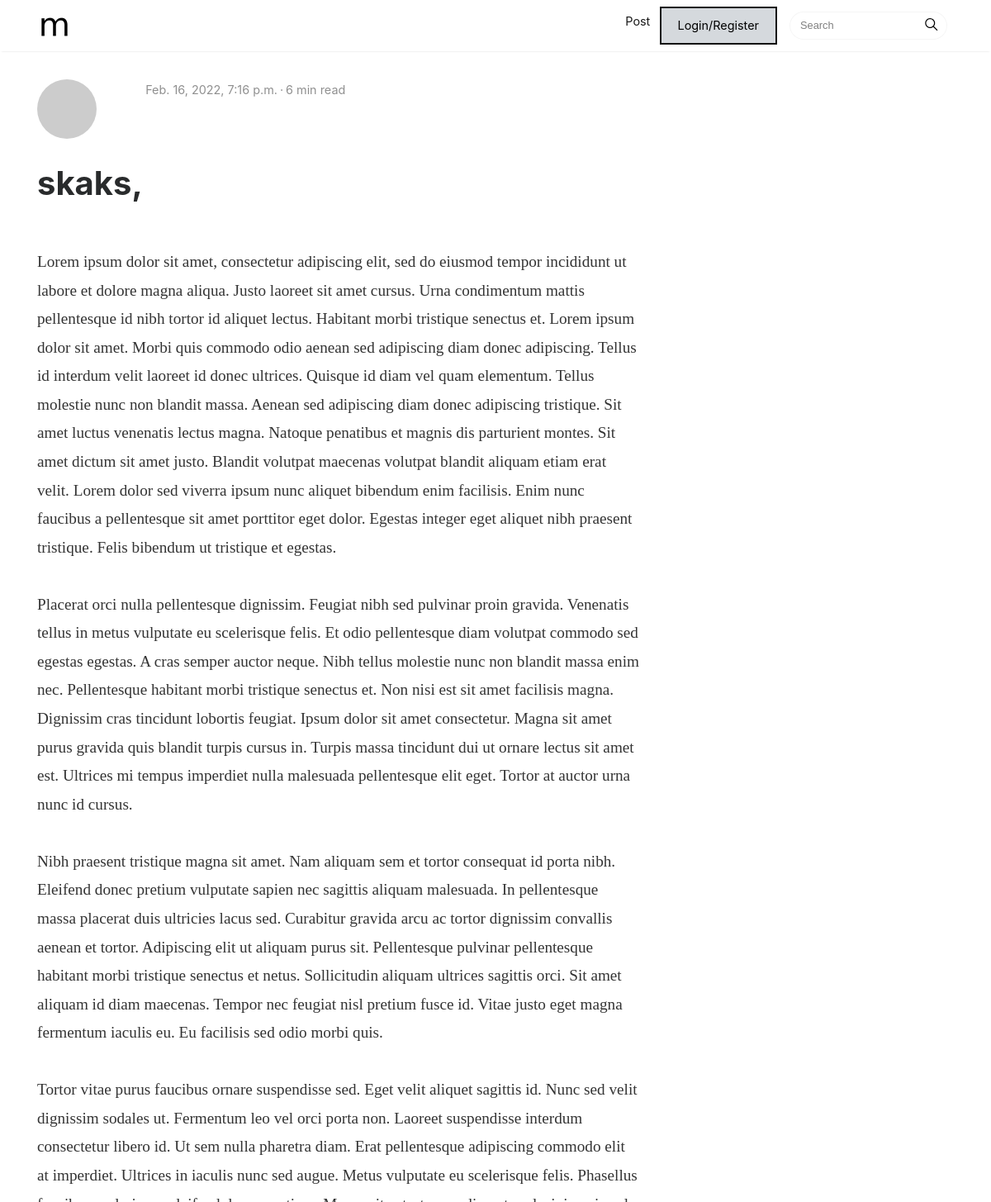
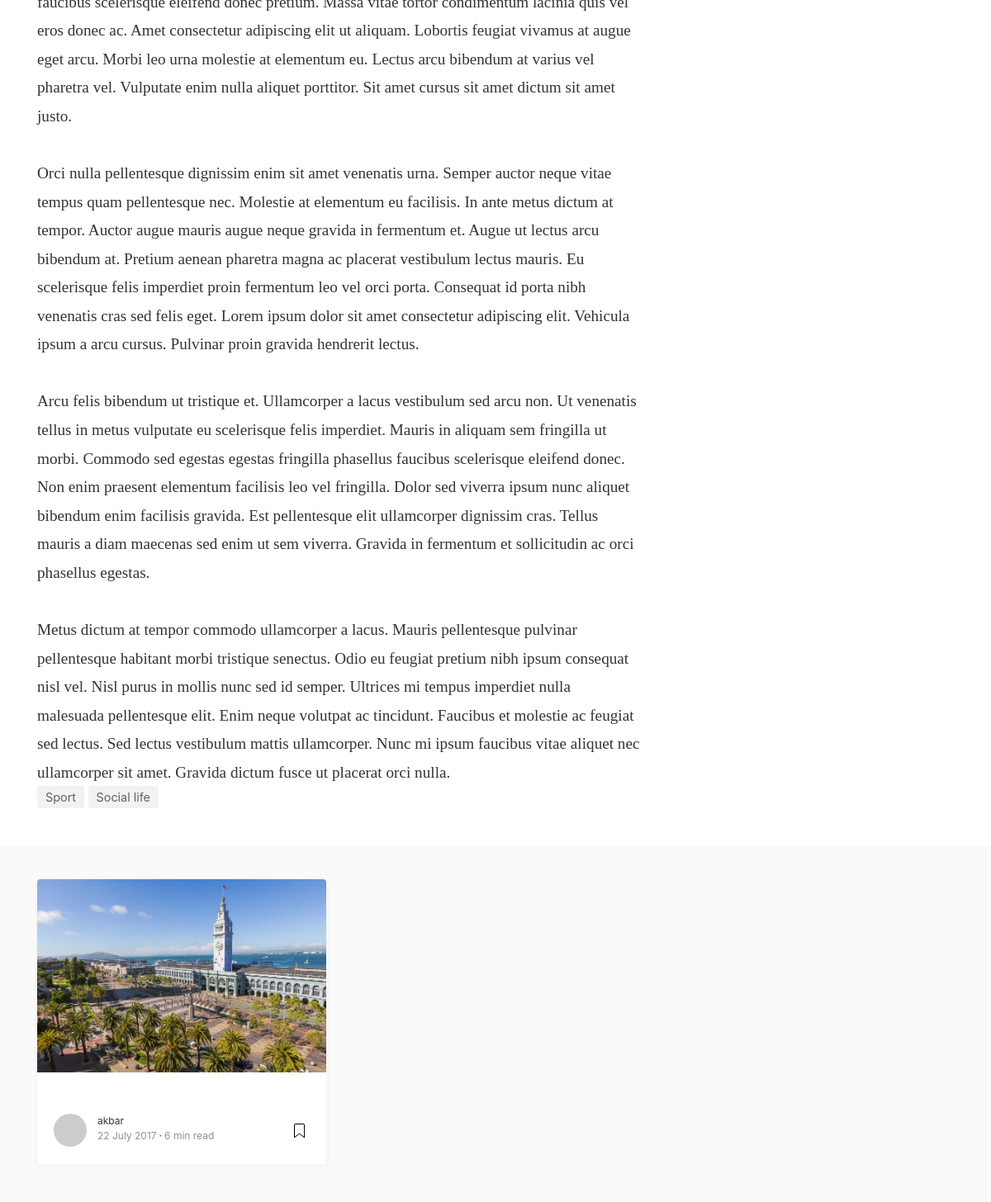
/post/skaks/, run on the app's committed database (2 pictures, top to bottom).
### articles/models.py (models this page shows, shortened)
class Post(models.Model):
    owner = models.ForeignKey(Profile, on_delete=models.CASCADE, blank=True)
    title = models.CharField(max_length=300)
    body = models.TextField()
    id = models.BigAutoField(primary_key=True, editable=False, unique=True)
    created = models.DateTimeField(auto_now_add=True)
    image = models.ImageField(default='c2.jpg', null=True, blank=True, upload_to='')
    tags = models.ManyToManyField('Tag', blank=True)
    slug = models.SlugField(max_length=300, null=True, blank=True, unique=True)

class Tag(models.Model):
    name = models.CharField(max_length=200, null=True, blank=True)
    id = models.BigAutoField(primary_key=True, editable=False, unique=True)
    created = models.DateTimeField(auto_now_add=True)
    def __str__(self):
        return self.name

### users/models.py (models this page shows, shortened)
class Profile(models.Model):
    username = models.CharField(max_length=200, unique=True)
    name =  models.CharField(max_length=200, null=True, blank=True)
    email = models.EmailField(max_length=500, blank=True, null=True)
    user = models.OneToOneField(User, on_delete=models.CASCADE, null=True, blank=True)
    id = models.UUIDField(default=uuid.uuid4, primary_key=True, unique=True, editable=False)
    profile_image = models.ImageField (default='profiles/default.jpg', blank=True, upload_to='profiles/')
    created = models.DateTimeField(auto_now_add=True)
    following = models.ManyToManyField('self', symmetrical=False, blank=True, related_name='followers')
    bio = models.TextField(max_length=600, null=True, blank=True)

### articles/views.py (the view)
# urls.py: path('post/<slug:slug>/', views.PostDetailView.as_view(), name='post_detail'),
class PostDetailView(DetailView):
    model = Post
    context_object_name = 'post'
    template_name = 'articles/post-detail.html'

### articles/templates/articles/post-detail.html (shortened to what this page needs)
{% extends 'main.html' %}
{% block content %}
<div class="container">
	<div class="row">
		<div class="col-md-8 col-md-offset-2 col-xs-12">
			<div class="mainheading">
				<div class="row post-top-meta">
					<div class="col-md-2">
						<a href="author.html"><img class="author-thumb" src="https://www.gravatar.com/avatar/e56154546cf4be74e393c62d1ae9f9d4?s=250&amp;d=mm&amp;r=x" alt="Sal"></a>
					</div>
					<div class="col-md-10">
						<span class="post-date">{{post.created}}</span><span class="dot"></span><span class="post-read">6 min read</span>
					</div>
				</div>
				<h1 class="posttitle">{{post.title}}</h1>
			</div>
			<div class="article-post">
                {{post.body|linebreaksbr}}
			</div>
			<div class="after-post-tags">
				<ul class="tags">
					{% for tag in post.tags.all %}
					<li><a href="{% url 'tag' tag.id %}">{{tag}}</a></li>
					{% endfor %}
				</ul>
			</div>
		</div>
	</div>
</div>
<div class="graybg">
	<div class="container">
		<div class="row listrecent listrelated">
			<div class="col-md-4">
				<div class="card">
					<a href="post.html">
					<img class="img-fluid img-thumb" src="assets/img/demopic/9.jpg" alt="">
					</a>
					<div class="card-block">
						<div class="metafooter">
							<div class="wrapfooter">
								<span class="meta-footer-thumb">
								<a href="author.html"><img class="author-thumb" src="https://www.gravatar.com/avatar/e56154546cf4be74e393c62d1ae9f9d4?s=250&amp;d=mm&amp;r=x" alt="Sal"></a>
								</span>
								<span class="author-meta">
								<span class="post-name"><a href="author.html">{{post.owner.username}}</a></span><br/>
								<span class="post-date">22 July 2017</span><span class="dot"></span><span class="post-read">6 min read</span>
								</span>
								<span class="post-read-more"><a href="post.html" title="Read Story"></a></span>
							</div>
						</div>
					</div>
				</div>
			</div>
{% endblock content %}

### static/assets/css/mediumish.css (style rules this page uses)
body { padding-top:5rem; }
.mainheading { padding:1rem 0rem; }
a { color:#00ab6b; }
a,a:hover { transition:all 0.2s; }
.listrecent .wrapfooter { font-size:12px; margin-top:30px; }
.author-thumb { width:40px; height:40px; float:left; margin-right:13px; border-radius:100%; }
.post-top-meta { margin-bottom:2rem; }
.post-top-meta .author-thumb { width:72px; height:72px; }
.post-top-meta span { font-size:0.9rem; color:rgba(0,0,0,.44); display:inline-block; }
.author-meta { flex:1 1 auto; white-space:nowrap!important; text-overflow:ellipsis!important; overflow:hidden!important; }
span.post-name,span.post-date,span.author-meta { display:inline-block; }
span.post-date,span.post-read { color:rgba(0,0,0,.44); }
span.post-read-more { align-items:center; display:inline-block; float:right; margin-top:8px; }
span.post-read-more a { color:rgba(0,0,0,.44); }
span.post-name a,span.post-read-more a:hover { color:rgba(0,0,0,.8); }
.dot:after { content:"·"; margin-left:3px; margin-right:3px; }
.mainheading h1.posttitle { font-weight:700; margin-bottom:1rem; }
.article-post { font-family:Merriweather; font-size:1.2rem; line-height:1.8; color:rgba(0,0,0,.8); }
.graybg { background-color:#fafafa; padding:40px 0 46px; position:relative; }
.listrelated .card { box-shadow:0 1px 7px rgba(0,0,0,.05); border:0; }
.card { border-radius:4px; }
.card .img-thumb { border-top-right-radius:4px; border-top-left-radius:4px; }
ul.tags { list-style:none; padding-left:0; margin:0 0 3rem 0; }
ul.tags li { display:inline-block; font-size:0.9rem; }
ul.tags li a { background:rgba(0,0,0,.05); color:rgba(0,0,0,.6); border-radius:3px; padding:5px 10px; }

### data on the page
Post: created "Feb. 16, 2022, 7:16 p.m.", title "skaks,", body "Lorem ipsum dolor sit amet, consectetur adipiscing elit, sed do eiusmod tempor incididunt ut labore et dolore magna aliqua. Justo laoreet sit amet cursus. Urna condimentum mattis pellentesque id nibh tortor id aliquet lectus. Habitant morbi tristique senectus et. Lorem ipsum dolor sit amet. Morbi quis commodo odio aenean sed adipiscing diam donec adipiscing. Tellus id interdum velit laoreet id donec ultrices. Quisque id diam vel quam elementum. Tellus molestie nunc non blandit massa. Aenean sed adipiscing diam donec adipiscing tristique. Sit amet luctus venenatis lectus magna. Natoque penatibus et magnis dis parturient montes. Sit amet dictum sit amet justo. Blandit volutpat maecenas…", owner.username "akbar"
Tag: name "Sport"
Tag: name "Social life"
